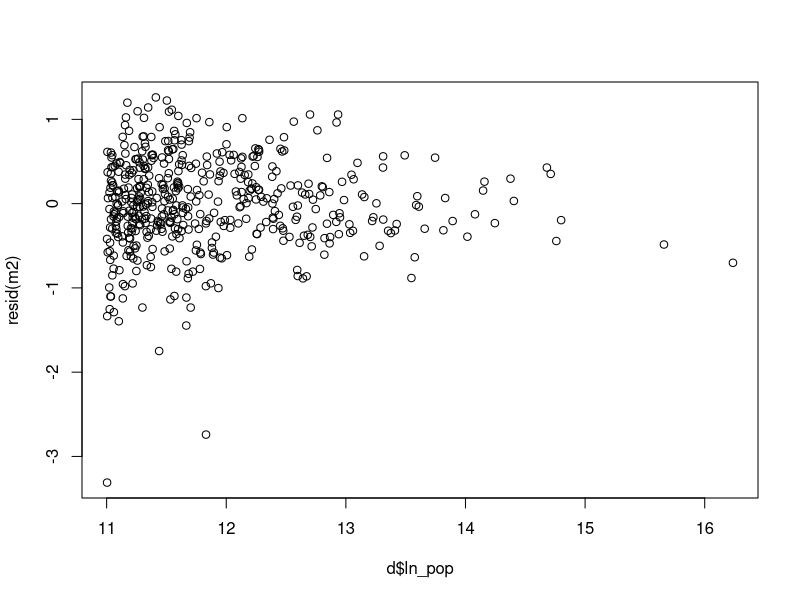

This figure's R source:
library(sandwich)
library(lmtest)
d <- read.csv("dados/final/base_final.csv", fileEncoding = "UTF-8-BOM")
d$ln_taxa <- log(d$taxa_homicidio)
d$ln_dens <- log(d$densidade)
d$uf <- substr(as.character(d$cod7), 1, 2)
f <- ln_taxa ~ gini + desocupacao + anos_estudo_esperados + ln_renda_pc + pct_jovens_homens + pct_urbano + ln_pop + ln_dens
m1 <- lm(f, d)
m2 <- update(m1, . ~ . + d_norte + d_nordeste + d_sul + d_centro_oeste)
coeftest(m1, vcov = vcovHC(m1, type = "HC3"))
coeftest(m2, vcov = vcovHC(m2, type = "HC3"))
coeftest(m2, vcov = vcovHC(m2, type = "HC1"))
coeftest(m2, vcov = vcovCL(m2, cluster = d$uf))
bptest(m2)
bptest(m2, ~ ln_pop, data = d)
cd <- cooks.distance(m2)
d[order(cd, decreasing = TRUE)[1:6], c("municipio", "regiao", "pop_total", "obitos_3anos", "taxa_homicidio")]
plot(d$ln_pop, resid(m2))
exp(0.01 * coef(m2)["gini"]) - 1
summary(m1)$r.squared
summary(m2)$r.squared
